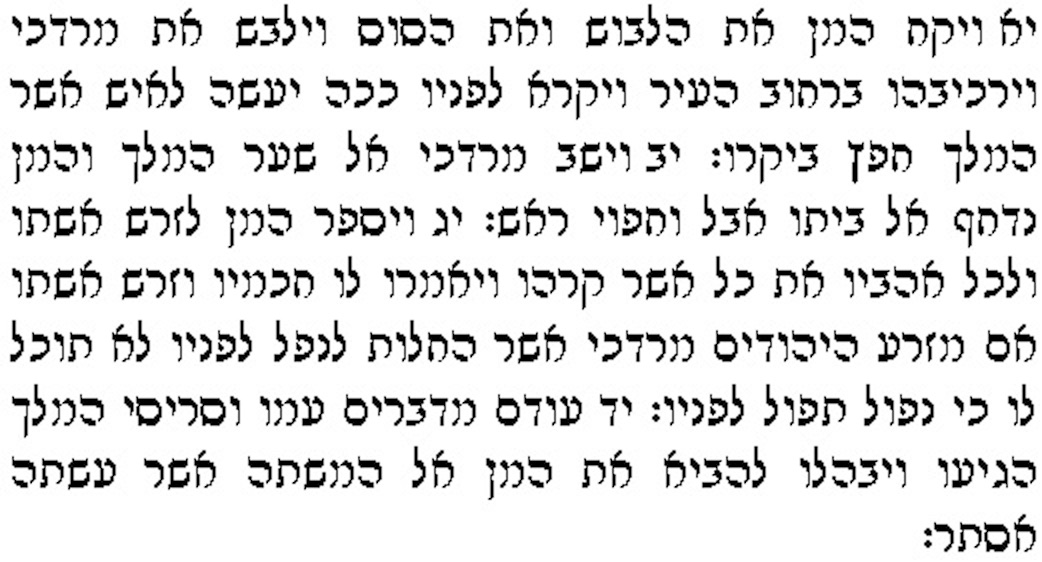
#> input picture images/rashi-read3.jpg, 1042 x 562 px
$ python segmentation1.py
#> lines starting #> are read from the running program, lines starting #| are printed output that depends on the picture; after the words box and inside, x2 and y2 are one past the last pixel; in counts of white or black regions, pixels touching at a corner belong together
#!/usr/bin/env python3
# -*- coding: utf-8 -*-
"""
Created on Sun Feb 16 15:22:36 2020

@author: GaborSarosi
"""

import sys
sys.path.append('/usr/local/lib/python3.7/site-packages')

import cv2
import numpy as np
from matplotlib import pyplot as plt
import os

img = cv2.imread('images/rashi-read3.jpg')
#> img is the input picture: shape (562, 1042, 3); min 0, max 255, mean 225.2
gray_img = cv2.cvtColor(img, cv2.COLOR_BGR2GRAY)
gray_img = cv2.GaussianBlur(gray_img, (5,5), 0)
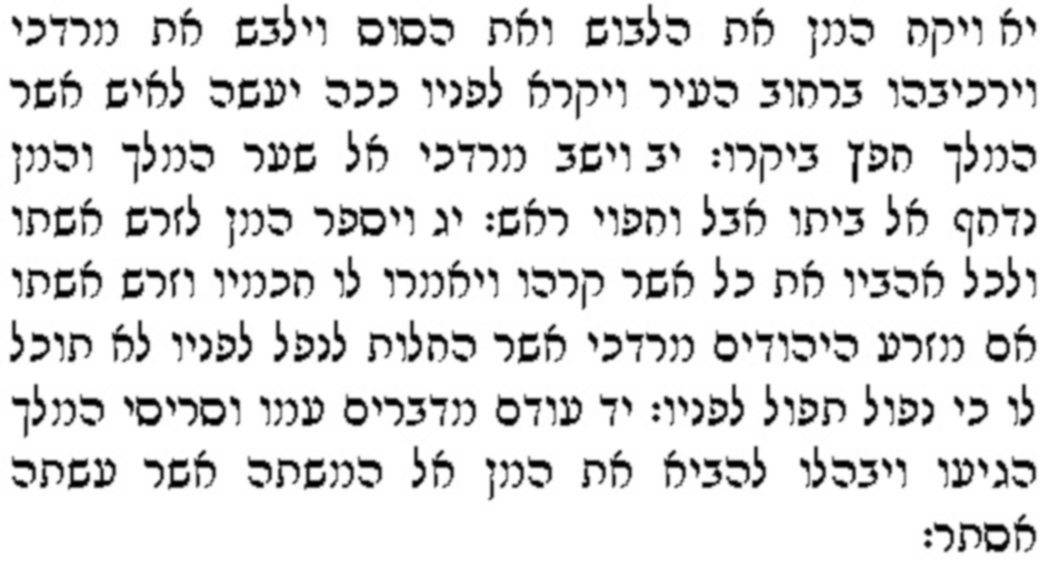
#> gray_img: shape (562, 1042); min 0, max 255, mean 225.2
ret, im_th = cv2.threshold(gray_img, 90, 255, cv2.THRESH_BINARY_INV)
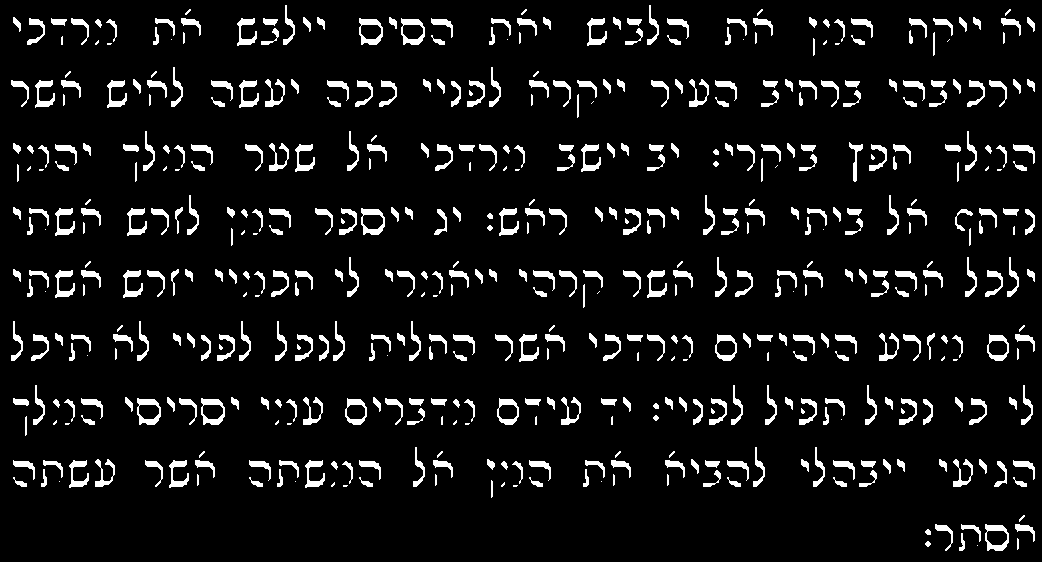
#> im_th: shape (562, 1042); 7.7% white; 526 white regions (92 under 20 px), largest, box (x1, y1, x2, y2) and area: (359, 18, 383, 45) 298, (361, 208, 385, 235) 298, (137, 398, 161, 425) 298
im_th = cv2.adaptiveThreshold(gray_img, 255,
cv2.ADAPTIVE_THRESH_MEAN_C, cv2.THRESH_BINARY,75, 10)
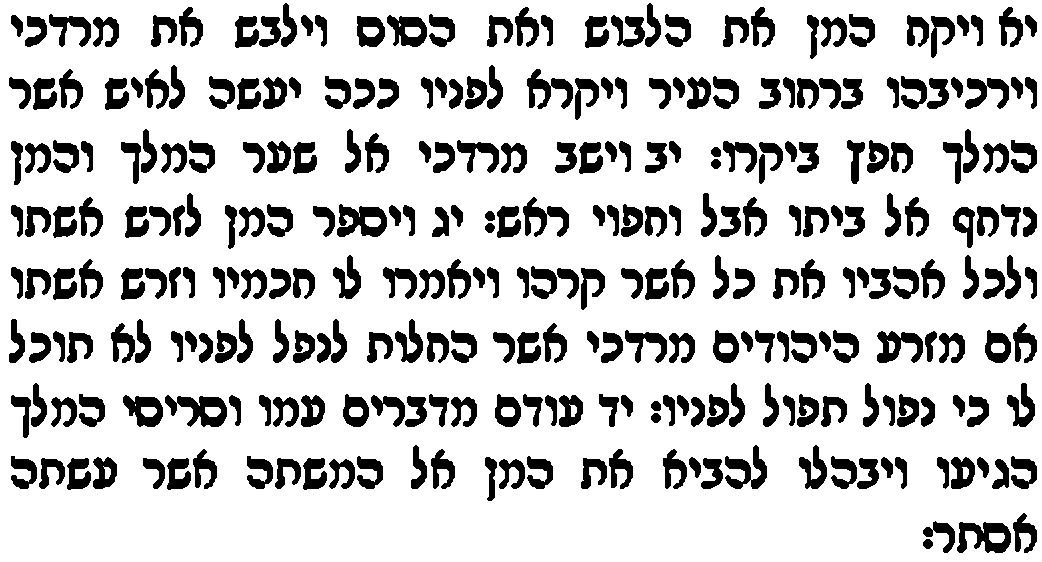
#> im_th: shape (562, 1042); 80.5% white; 300 black regions, largest, box (x1, y1, x2, y2) and area: (165, 395, 227, 427) 1042, (337, 204, 387, 237) 1015, (957, 522, 1011, 553) 1006
im_th = cv2.bitwise_not(im_th)
#> im_th: shape (562, 1042); 19.5% white; 300 white regions

plt.imshow(img)
plt.show()

ctrs, hier = cv2.findContours(im_th.copy(), cv2.RETR_EXTERNAL,
cv2.CHAIN_APPROX_SIMPLE)
#> ctrs = 300 contours; largest, box (x1, y1, x2, y2) and area: (165, 395, 227, 427) 1077, (337, 204, 387, 237) 1064, (957, 522, 1011, 553) 1048, (387, 15, 427, 47) 846, (123, 395, 163, 427) 832
# [5 lines of commented-out code are left out]
def area_of(rect):
    return rect[2] * rect[3]

def join_rects_of(rect1, rect2):
    x1 = min(rect1[0], rect2[0])
    y1 = min(rect1[1], rect2[1])
    x2 = max((rect1[0] + rect1[2]), (rect2[0] + rect2[2]))
    y2 = max((rect1[1] + rect1[3]), (rect2[1] + rect2[3]))
    height = x2 - x1
    width = y2 - y1
    return x1,y1,height,width

def iou_of(rect1, rect2):
    ix1 = max(rect1[0], rect2[0])
    iy1 = max(rect1[1], rect2[1])
    ix2 = min((rect1[0] + rect1[2]), (rect2[0] + rect2[2]))
    iy2 = min((rect1[1] + rect1[3]), (rect2[1] + rect2[3]))

    if (ix2 - ix1 < 0) or (iy2 - iy1 < 0):
        return 0

    intersection = (ix2 - ix1) * (iy2 - iy1)
    union = area_of(rect1) + area_of(rect2) - intersection
    print("   union=", union)
    print("   intersection=", intersection)
    return intersection / union

def get_contour_precedence(contour, cols):
    origin = cv2.boundingRect(contour)
    return origin[1] * cols + origin[0]

sorted_ctrs = sorted(ctrs, key=lambda ctr: cv2.boundingRect(ctr)[0])
#> sorted_ctrs has the same summary as ctrs
#ctrs.sort(key=lambda x:get_contour_precedence(x, img.shape[1]))

rects = [cv2.boundingRect(ctr) for ctr in sorted_ctrs]
#> rects = 300 items, first 6: (9, 319, 16, 44), (9, 77, 22, 32), (11, 456, 26, 33), (11, 395, 20, 43), (11, 267, 12, 32), (11, 205, 12, 32)
print("Rects before IOU = ", len(rects))
#| Rects before IOU =  300

newdirname = "exported_letters4"
os.makedirs(newdirname)

rois = []
next_rect = cv2.boundingRect(sorted_ctrs[-1])
#> next_rect = (1025, 15, 12, 22)
joined_rect = False
last_rect_was_joined = False
for idx,rect in enumerate(rects):
    #intersection over union (needed because of the small part of quf and hey)
    print("->", idx, "---", rect)
    if area_of(rect) < 16:
        continue
    iou = iou_of(rect, next_rect)
    if iou >= 0.1 and iou <= 0.8:
        x,y,h,w = join_rects_of(rect, next_rect)
        print("   joined rect_final=", x,y,h,w)
        joined_rect = True
    else:
        x,y,h,w = rect[:]
        joined_rect = False

    if not last_rect_was_joined:
        #cv2.rectangle(img,(x, y), (x + h, y + w), (0,255,0), 2)
        #cv2.putText(img, "{}".format(len(rois)), (x,y-6), cv2.FONT_HERSHEY_SIMPLEX, 0.5, (0,155,100), 2)

        length = int(h * 1.6)
        roi = img[y-2:y+w, x-2:x+h]
        rois.append(roi)
        filename =  newdirname + "/" + str(len(rois)-1) + ".jpg"
        if roi.size > 0:
            plt.imshow(roi)
            plt.show()
            #print(filename)
            cv2.imwrite(filename, roi)

    if idx < len(rects)-2:
        next_rect = rects[idx+2]
    last_rect_was_joined = joined_rect
#> this loop made 300 passes
#> (ix1 in iou_of, iy1 in iou_of, ix2 in iou_of, iy2 in iou_of, x, y, h, w) on passes 1 to 12: (1025, 319, 25, 37, 9, 319, 16, 44), (11, 456, 31, 109, 9, 77, 22, 32), (11, 456, 31, 438, 11, 456, 26, 33), (11, 395, 23, 299, 11, 395, 20, 43), (11, 267, 23, 237, 11, 267, 12, 32), (11, 205, 23, 185, 11, 205, 12, 32), (11, 141, 23, 37, 11, 141, 12, 44), (25, 268, 23, 37, 11, 15, 12, 22), (25, 268, 51, 237, 25, 268, 26, 31), (25, 206, 51, 173, 25, 206, 26, 31), (25, 143, 47, 47, 25, 143, 26, 30), (29, 332, 47, 47, 25, 16, 22, 31)
#> (ix1 in iou_of, iy1 in iou_of, ix2 in iou_of, iy2 in iou_of, x, y, h, w) on pass 50: (171, 331, 183, 109, 169, 65, 16, 44)
#| -> 0 --- (9, 319, 16, 44)
#| -> 1 --- (9, 77, 22, 32)
#| -> 2 --- (11, 456, 26, 33)
#| -> 3 --- (11, 395, 20, 43)
#| -> 4 --- (11, 267, 12, 32)
#| -> 5 --- (11, 205, 12, 32)
#| -> 6 --- (11, 141, 12, 44)
#| -> 7 --- (11, 15, 12, 22)
#> (further printed lines are left out)
#> pass 1, `plt.show()`:
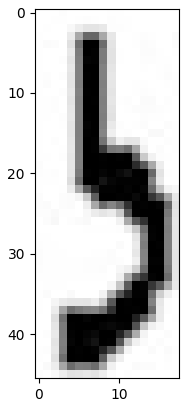
#> figure drawn by matplotlib, 1 panel
#> pass 2, `roi = img[y-2:y+w, x-2:x+h]`:
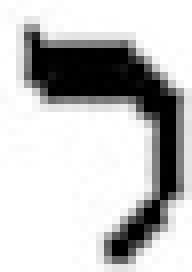
#> roi: shape (34, 24, 3) (shown 8 times larger); min 0, max 255, mean 194.9
#> pass 3, `roi = img[y-2:y+w, x-2:x+h]`:
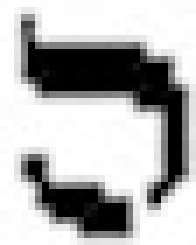
#> roi: shape (35, 28, 3) (shown 7 times larger); min 0, max 255, mean 178.3

print("Rois=", len(rois))
#| Rois= 299

plt.imshow(img)
plt.show()

$ run again, with images/IMG_7548.JPG copied over images/rashi-read3.jpg
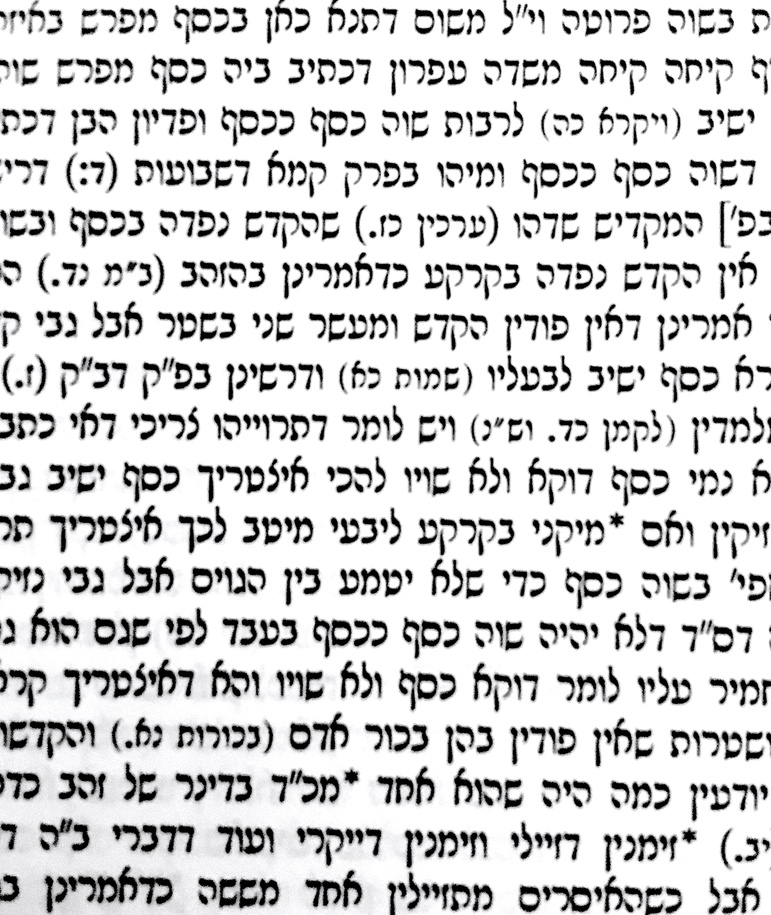
#> input picture images/IMG_7548.JPG, 771 x 915 px, shrunk from 3007 x 3565 before the run
#> img is the input picture: shape (915, 771, 3); mean B, G, R 209.8, 209.5, 209.5
#> `ret, im_th = cv2.threshold(gray_img, 90, 255, cv2.THRESH_BINARY_INV)`:
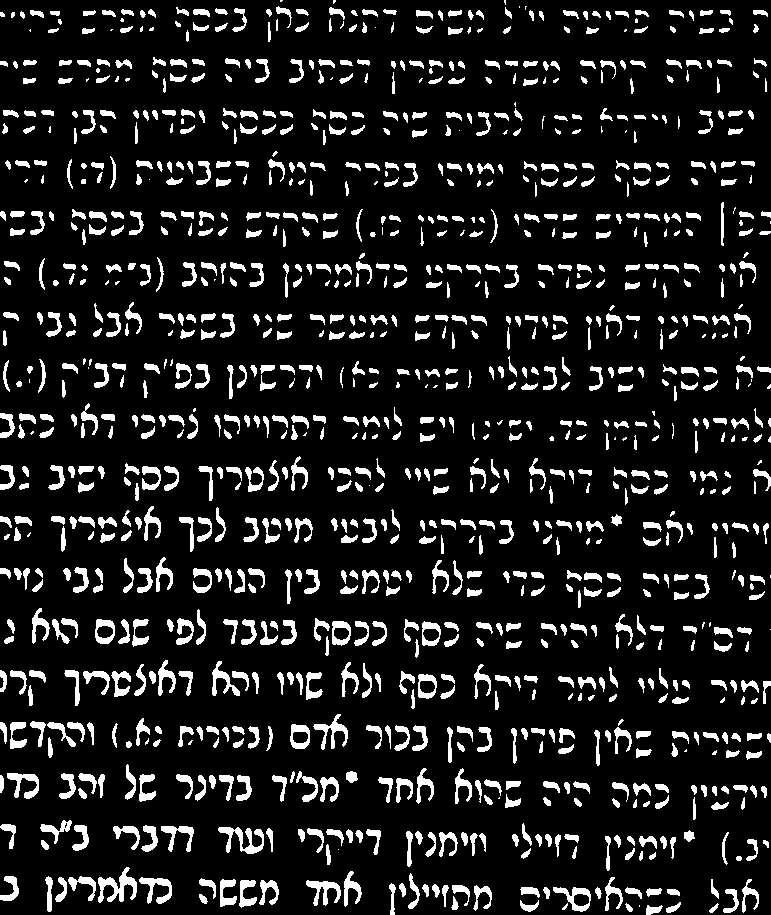
#> im_th: shape (915, 771); 11.8% white; 1154 white regions (110 under 20 px), largest, box (x1, y1, x2, y2) and area: (98, 867, 137, 903) 605, (218, 827, 264, 854) 538, (313, 714, 348, 750) 411
#> `im_th = cv2.adaptiveThreshold(gray_img, 255, cv2.ADAPTIVE_THRESH_MEAN_..`:
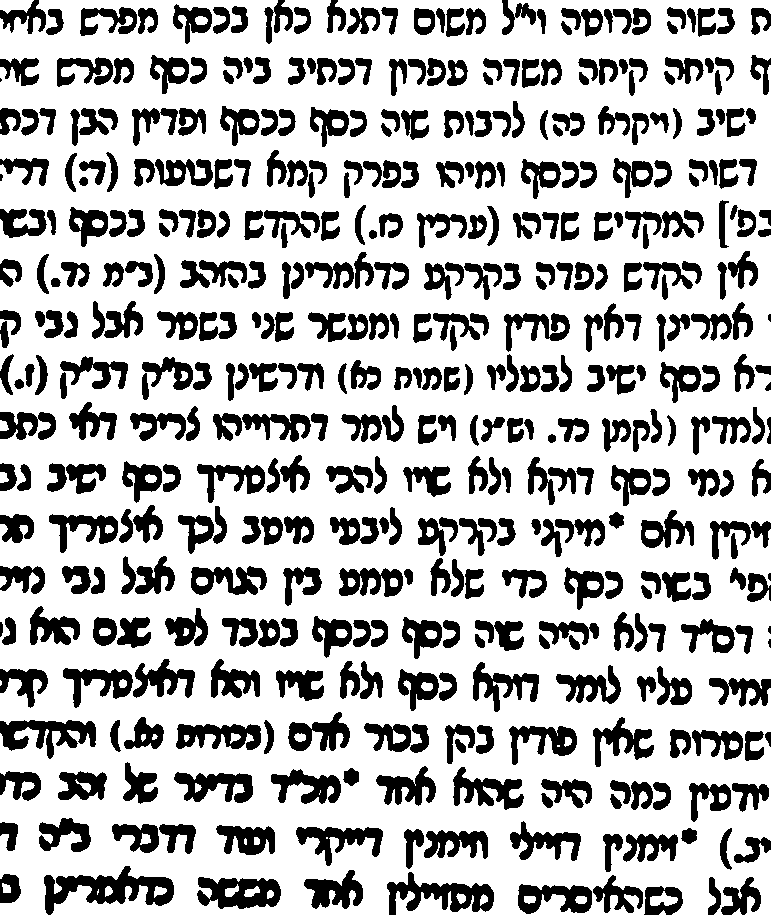
#> im_th: shape (915, 771); 73% white; 453 black regions (3 under 20 px), largest, box (x1, y1, x2, y2) and area: (44, 866, 174, 915) 2712, (387, 872, 494, 915) 2062, (0, 720, 96, 759) 1871
#> ctrs = 453 contours, 6 with area under 20; largest, box (x1, y1, x2, y2) and area: (44, 866, 174, 915) 2652, (387, 872, 494, 915) 1984, (197, 877, 281, 909) 1958, (0, 720, 96, 759) 1652, (176, 724, 261, 750) 1397
#> sorted_ctrs has the same summary as ctrs
#> rects = 453 items, first 6: (0, 874, 21, 29), (0, 822, 18, 29), (0, 771, 41, 30), (0, 720, 96, 39), (0, 669, 48, 39), (0, 622, 3, 15)
#| Rects before IOU =  453
#> `next_rect = cv2.boundingRect(sorted_ctrs[-1])`: next_rect = (768, 314, 3, 8)
#> the loop `for idx,rect in enumerate(rects):` made 453 passes
#> (rect, ix1 in iou_of, iy1 in iou_of, ix2 in iou_of, iy2 in iou_of, intersection in iou_of, union in iou_of, iou) on pass 12: ((0, 321, 9, 27), 0, 321, 9, 335, 126, 642, 0.196)
#> (printed output is left out)
#| Rois= 432
